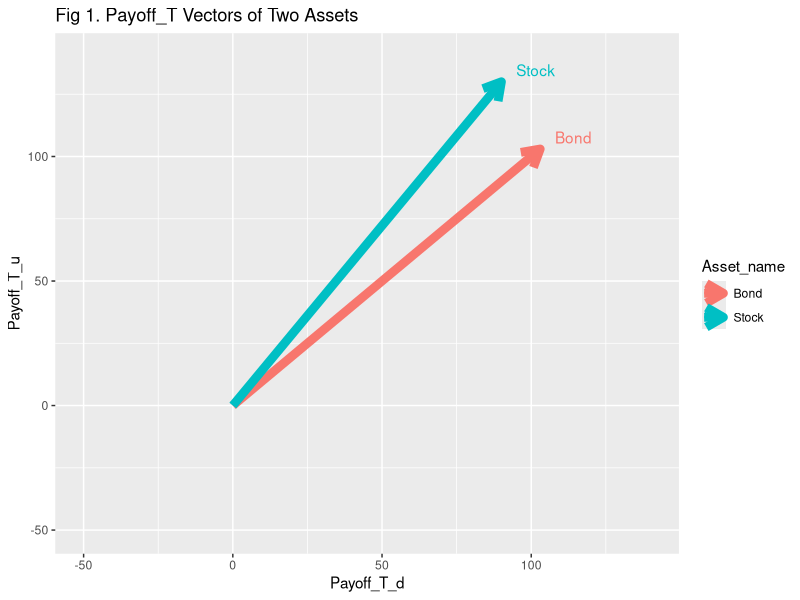
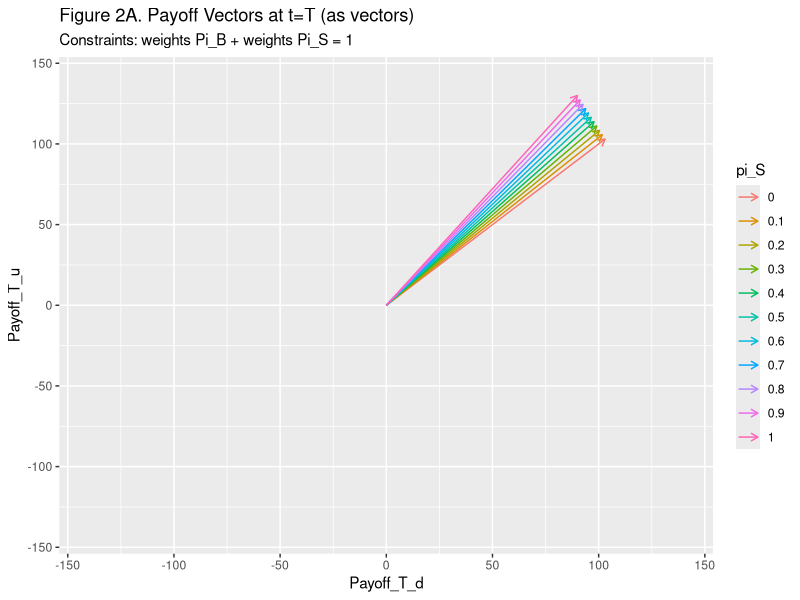
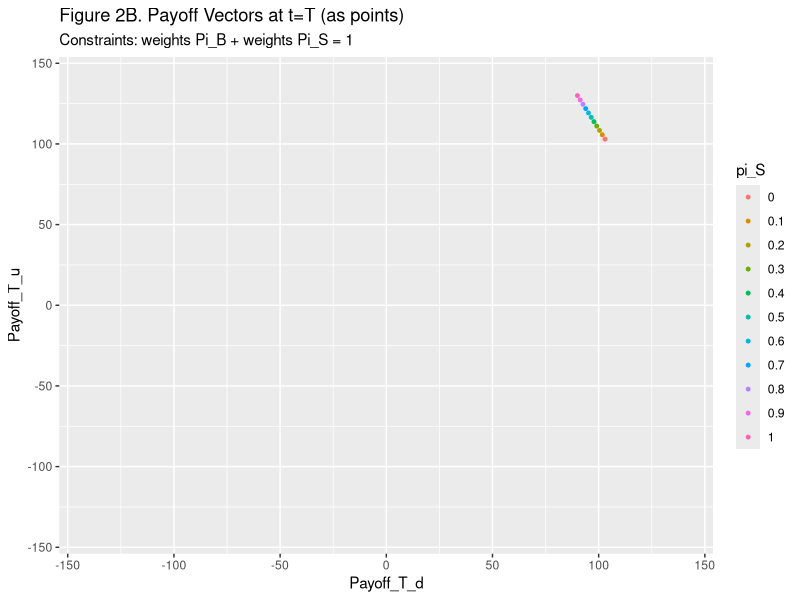
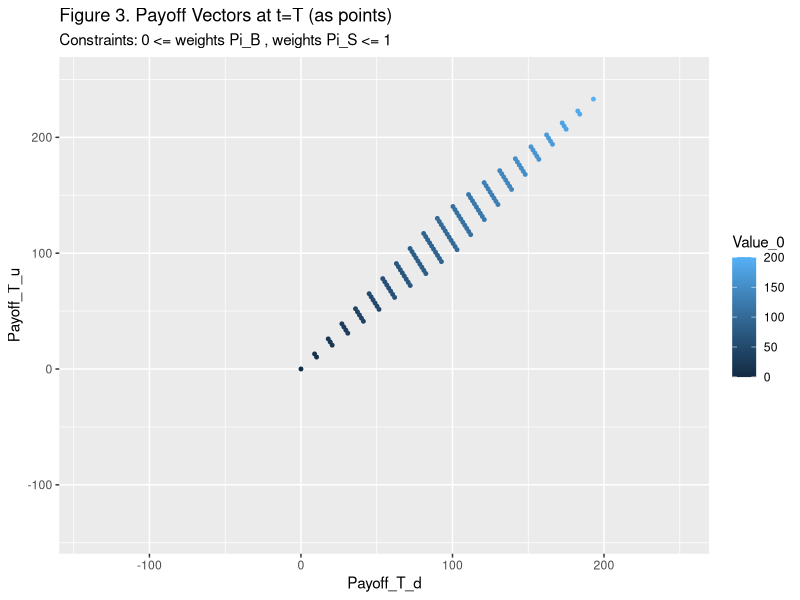
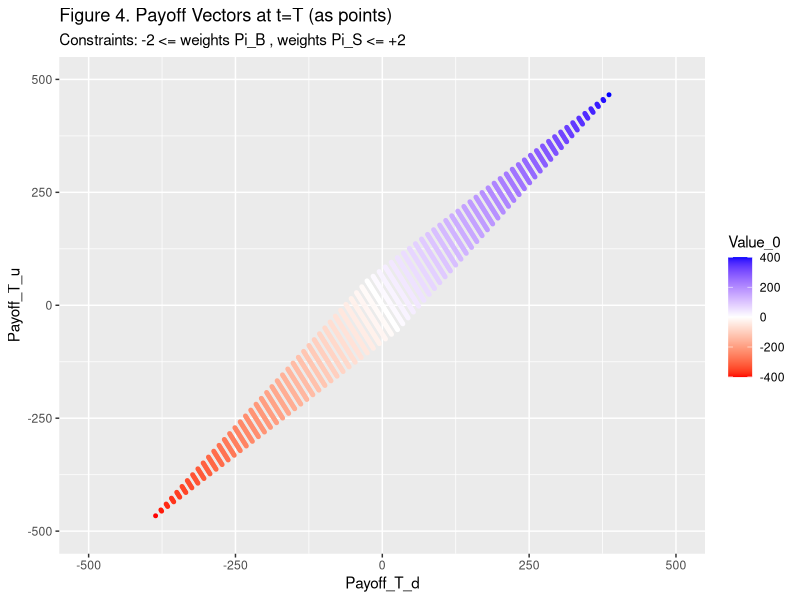

Reproduce these figures in R, in order.
## ---- chunk 1
# Define the row matrix of t=0 prices B_0 and S_0 
A0=matrix(c(100,100),nrow=1,ncol=2) 
# Add dimension names for rows and columns 
dimnames(A0)<-list(c("Price_0"), c("Bond","Stock")) 
A0
## ---- chunk 2
# Define the matrix of time T payoffs/prices for B_T and S_T 
# where row 1 corresponds to state \omega=d and 
#       row 2 corresponds to state \omega=u 
#       column 1 corresponds to the Bond 
#       column 2 corresponds to the Stock 
A=cbind(as.matrix(c(103,103)), as.matrix(c(90,130))) 
# Add dimension names 
dimnames(A)<-list(c("Payoff_T_d","Payoff_T_u"),c("Bond","Stock")) 
A 
## ---- chunk 3
# When using ggplot2, data are represented in data frames 
is.data.frame(A) 
## ---- chunk 4
Atranspose.df<-data.frame(t(A)) 
# Add Asset_name as a field in Atranspose.df 
Atranspose.df$Asset_name<-dimnames(Atranspose.df)[[1]] 
Atranspose.df 
## ---- chunk 5
library(ggplot2) 
# Figure AA: Plot payoff vectors of Two Assets at t=T 
#     Note: the function arrow() specifies the head of the arrows 
g1 <- ggplot(data=Atranspose.df,aes(x=Payoff_T_d,
                                    y=Payoff_T_u,
                                    label=Asset_name,
                                    color=Asset_name)) 
g1 + 
  geom_segment(aes(x=0,y=0,xend=Payoff_T_d,yend=Payoff_T_u),
               linewidth=3,
               arrow = arrow(length = unit(0.5, "cm"))) +
  geom_text(aes(label=Asset_name), hjust=0.,vjust=1., nudge_x=5, nudge_y=7) +
  xlim(-50,140) + 
  ylim(-50,140) + 
  ggtitle("Fig 1. Payoff_T Vectors of Two Assets") 
## ---- chunk 6
# Create a data frame of the portfolio weights vectors
list.pi_S = seq(0, 1, 0.1)
df.pivecs.1 <- data.frame(pi_B = 1 - list.pi_S, pi_S = list.pi_S)
## ---- chunk 7
# Create a data frame data.portfolios 
# with rows corresponding to portfolio cases which contain variables
#   pi_B  portfolio weights of B 
#   pi_S  portfolio weight of S 
#   Value_0  value/cost of portfolio at t=0 
#   Payoff_T_u  payoff of portfolio at t=T for omega = u 
#   Payoff_T_d  payoff of portfolio at t=T for omega = d 
#   Profit_T_u  profit of portfolio at t=T for omega = u 
#   Profit_T_d  profit of portfolio at t=T for omega = d

for (i in 1:NROW(df.pivecs.1)){
  pivec= as.numeric(df.pivecs.1[i,])
  Value_0=sum(A0*pivec) 
  Payoff_T_d=sum(A[1,]*pivec) 
  Payoff_T_u=sum(A[2,]*pivec) 
  Profit_T_d=Payoff_T_d-Value_0 
  Profit_T_u=Payoff_T_u-Value_0 

  new.data.portfolios <- data.frame(pi_B=pivec[1],
                                    pi_S=pivec[2], 
                                    Value_0=Value_0, 
                                    Payoff_T_d=Payoff_T_d, 
                                    Payoff_T_u=Payoff_T_u, 
                                    Profit_T_d=Profit_T_d, 
                                    Profit_T_u=Profit_T_u) 
  if (i==1){ 
    data.portfolios<-new.data.portfolios
  } else {
    data.portfolios<-rbind(data.portfolios, new.data.portfolios)
  }
}
data.portfolios.1=data.portfolios 

## ---- chunk 8
# load library ggplot2 
library(ggplot2) 
data.portfolios.1$pi_S <-as.factor(data.portfolios.1$pi_S) 
# Figure 2A: Plot payoffs as vectors 
g1 <- ggplot(data=data.portfolios.1,aes(x=Payoff_T_d,y=Payoff_T_u)) 
g2 <- g1 + geom_segment(aes(x=0,
                            y=0,
                            xend=Payoff_T_d,
                            yend=Payoff_T_u,
                            col=pi_S),
                        linewidth=.5,
                        arrow = arrow(length = unit(0.2, "cm"))) +
  xlim(c(-140,140)) +
  ylim(c(-140,140)) 
g2 + ggtitle("Figure 2A. Payoff Vectors at t=T (as vectors)",
             subtitle="Constraints: weights Pi_B + weights Pi_S = 1") 
## ---- chunk 9
# Figure 2B: Plot payoffs as points 
g1 <- ggplot(data=data.portfolios.1,aes(x=Payoff_T_d,y=Payoff_T_u)) 
g2 <- g1 +
  geom_point(aes(col=pi_S),size=1) +
  xlim(c(-140,140)) +
  ylim(c(-140,140)) 
g2 + ggtitle("Figure 2B. Payoff Vectors at t=T (as points)",
             subtitle="Constraints: weights Pi_B + weights Pi_S = 1") 
## ---- chunk 10
# Write a function that creates a data frame with portfolio attributes 
# and receives portfolio weights in rows of an input data frame
  
fcn.data.portfolios <- function(df.pivecs, A0, A) {
  
  # Ensure inputs are in the correct numeric format
  # A0 should be a numeric vector (initial prices)
  # A should be a numeric matrix (rows = final state, columns = assets)
  A0 <- as.numeric(A0)
  A  <- as.matrix(A)
  
  # Convert portfolio weights data frame to matrix
  # Each row represents a portfolio (pi_B, pi_S)
  W <- as.matrix(df.pivecs)
  
  # Check dimension consistency
  # Number of assets must match
  if (ncol(W) != length(A0) || ncol(W) != ncol(A)) {
    stop("Dimension mismatch: check A0, A, and df.pivecs")
  }
  
  # Compute initial portfolio value for all portfolios
  # Each row: dot product between weights and initial prices
  Value_0 <- as.vector(W %*% A0)
  
  # Compute payoffs in each state
  # Row 1 of A = payoff in state d
  # Row 2 of A = payoff in state u
  Payoff_T_d <- as.vector(W %*% A[1, ])
  Payoff_T_u <- as.vector(W %*% A[2, ])
  
  # Compute profits in each state
  Profit_T_d <- Payoff_T_d - Value_0
  Profit_T_u <- Payoff_T_u - Value_0
  
  # Build final data frame with all portfolio characteristics
  data.portfolios <- data.frame(
    pi_B = W[, 1],
    pi_S = W[, 2],
    Value_0 = Value_0,
    Payoff_T_d = Payoff_T_d,
    Payoff_T_u = Payoff_T_u,
    Profit_T_d = Profit_T_d,
    Profit_T_u = Profit_T_u
  )
  
  # Return result
  return(data.portfolios)
}
## ---- chunk 11
# Create grid of all combinations
df.pivecs.2 <- expand.grid(
  pi_B = seq(0, 1, 0.1),
  pi_S = seq(0, 1, 0.1)
)

head(df.pivecs.2)
## ---- chunk 12
data.portfolios.2<-fcn.data.portfolios(df.pivecs.2, A0, A) 
# Figure 3: Plot payoffs as points for data.portfolios.2 
g1 <- ggplot(data=data.portfolios.2,aes(x=Payoff_T_d,y=Payoff_T_u)) 
g2 <- g1 +
  geom_point(aes(col=Value_0),size=1) +
  xlim(c(-140,250)) +
  ylim(c(-140,250))
# Note: the xlim and ylim values are set manually 
subtitle <-"Constraints: 0 <= weights Pi_B , weights Pi_S <= 1"
g2 + ggtitle("Figure 3. Payoff Vectors at t=T (as points)",
             subtitle=subtitle) 
## ---- chunk 13
# Consider df.pivecs that let's pi_B and pi_S range between -2 and 2 
df.pivecs.3 <- expand.grid(
  pi_B = seq(-2, 2, 0.1),
  pi_S = seq(-2, 2, 0.1)
)

head(df.pivecs.3)
## ---- chunk 14
data.portfolios.3<-fcn.data.portfolios(df.pivecs.3, A0, A) 
# Figure 4: Plot payoffs as points for data.portfolios.3 
g1<-ggplot(data=data.portfolios.3,aes(x=Payoff_T_d,y=Payoff_T_u))

g2<- g1 +
  geom_point(aes(col=Value_0),size=1) +
  scale_color_gradient2(
    low = "red",     # valores negativos
    mid = "white",    # valor 0
    high = "blue",     # valores positivos
    midpoint = 0
  ) + 
  xlim(c(-500,500)) +
  ylim(c(-500,500))

g2 + ggtitle("Figure 4. Payoff Vectors at t=T (as points)",
             subtitle="Constraints: -2 <= weights Pi_B , weights Pi_S <= +2") 
